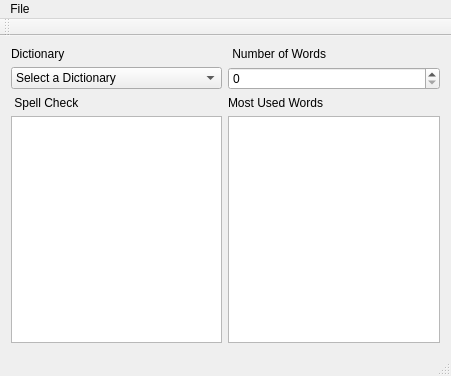
<?xml version="1.0" encoding="UTF-8"?>
<ui version="4.0">
 <class>MainWindow</class>
 <widget class="QMainWindow" name="MainWindow">
  <property name="geometry">
   <rect>
    <x>0</x>
    <y>0</y>
    <width>451</width>
    <height>376</height>
   </rect>
  </property>
  <property name="windowTitle">
   <string>MainWindow</string>
  </property>
  <widget class="QWidget" name="centralWidget">
   <layout class="QGridLayout" name="gridLayout">
    <item row="1" column="0">
     <widget class="QComboBox" name="dictionaryBox">
      <item>
       <property name="text">
        <string>Select a Dictionary</string>
       </property>
      </item>
      <item>
       <property name="text">
        <string>American-English</string>
       </property>
      </item>
      <item>
       <property name="text">
        <string>British-English</string>
       </property>
      </item>
     </widget>
    </item>
    <item row="3" column="0">
     <widget class="QTextEdit" name="textEdit"/>
    </item>
    <item row="0" column="0" colspan="2">
     <layout class="QHBoxLayout" name="horizontalLayout">
      <property name="sizeConstraint">
       <enum>QLayout::SetDefaultConstraint</enum>
      </property>
      <item>
       <widget class="QLabel" name="label_2">
        <property name="text">
         <string>Dictionary</string>
        </property>
       </widget>
      </item>
      <item>
       <widget class="QLabel" name="label">
        <property name="text">
         <string> Number of Words</string>
        </property>
       </widget>
      </item>
     </layout>
    </item>
    <item row="2" column="1">
     <widget class="QLabel" name="label_4">
      <property name="text">
       <string>Most Used Words</string>
      </property>
     </widget>
    </item>
    <item row="1" column="1">
     <widget class="QSpinBox" name="spinBox">
      <property name="maximum">
       <number>1000</number>
      </property>
     </widget>
    </item>
    <item row="2" column="0">
     <widget class="QLabel" name="label_3">
      <property name="text">
       <string> Spell Check</string>
      </property>
     </widget>
    </item>
    <item row="3" column="1">
     <widget class="QTextEdit" name="textEdit_2"/>
    </item>
   </layout>
  </widget>
  <widget class="QMenuBar" name="menuBar">
   <property name="geometry">
    <rect>
     <x>0</x>
     <y>0</y>
     <width>451</width>
     <height>25</height>
    </rect>
   </property>
   <widget class="QMenu" name="menuFile">
    <property name="title">
     <string>File</string>
    </property>
    <addaction name="actionOpen"/>
    <addaction name="actionSave"/>
    <addaction name="actionSave_As"/>
    <addaction name="actionClose"/>
    <addaction name="actionExit"/>
   </widget>
   <addaction name="menuFile"/>
  </widget>
  <widget class="QToolBar" name="mainToolBar">
   <attribute name="toolBarArea">
    <enum>TopToolBarArea</enum>
   </attribute>
   <attribute name="toolBarBreak">
    <bool>false</bool>
   </attribute>
  </widget>
  <widget class="QStatusBar" name="statusBar"/>
  <action name="actionOpen">
   <property name="checkable">
    <bool>false</bool>
   </property>
   <property name="checked">
    <bool>false</bool>
   </property>
   <property name="enabled">
    <bool>true</bool>
   </property>
   <property name="text">
    <string>Open</string>
   </property>
   <property name="shortcut">
    <string>Ctrl+O</string>
   </property>
   <property name="iconVisibleInMenu">
    <bool>false</bool>
   </property>
  </action>
  <action name="actionSave">
   <property name="enabled">
    <bool>true</bool>
   </property>
   <property name="text">
    <string>Save</string>
   </property>
   <property name="shortcut">
    <string>Ctrl+S</string>
   </property>
  </action>
  <action name="actionExit">
   <property name="text">
    <string>Exit</string>
   </property>
   <property name="shortcut">
    <string>Ctrl+Q</string>
   </property>
  </action>
  <action name="actionSave_As">
   <property name="text">
    <string>Save As</string>
   </property>
   <property name="shortcut">
    <string>Ctrl+Shift+S</string>
   </property>
  </action>
  <action name="actionClose">
   <property name="text">
    <string>Close</string>
   </property>
   <property name="shortcut">
    <string>Ctrl+W</string>
   </property>
  </action>
 </widget>
 <layoutdefault spacing="6" margin="11"/>
 <resources/>
 <connections/>
</ui>
